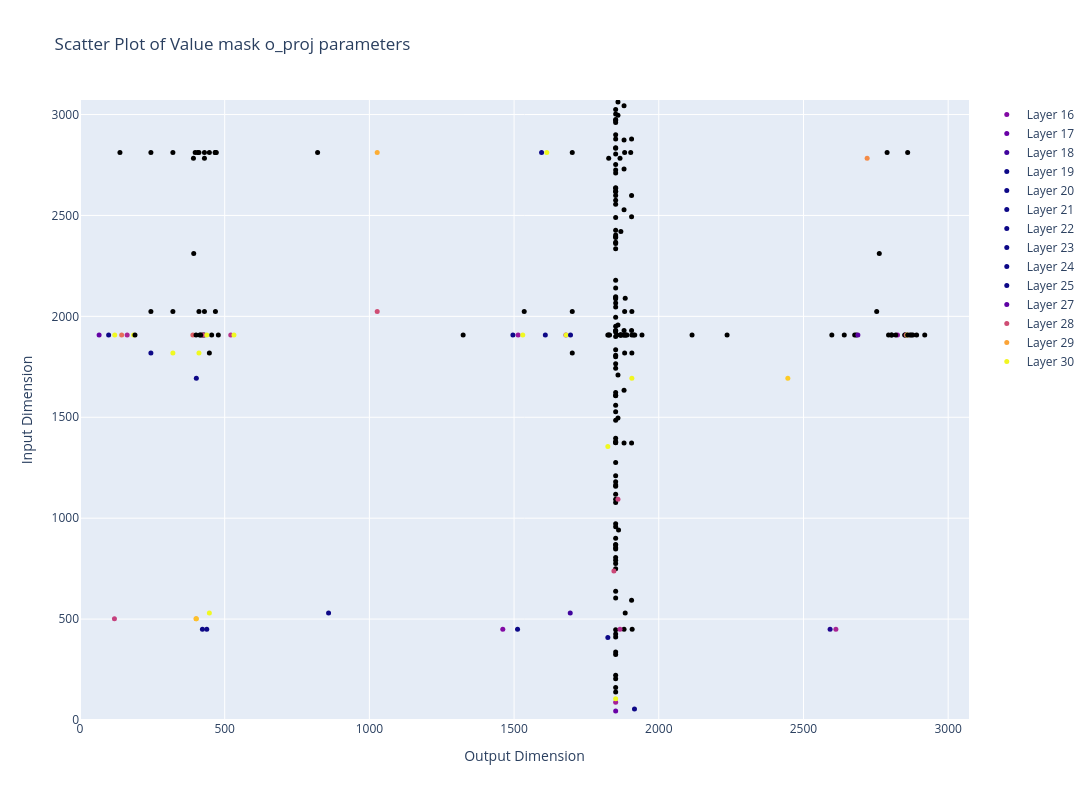

The notebook cell this image was saved under:
### Code cell
coordinates = []
for layer_name, weights in layer_weights.items():
    if "mask_o_proj" in layer_name:
        mask = get_mask(weights, config.specs.tau, False, binary=True)
        coordinates.append(mask.nonzero().cpu())
        
fig = go.Figure()
l = config.specs.target_layers[0]
# Loop over each set of coordinates
for i in range(len(coordinates)):
    fig.add_trace(go.Scatter(
        x=coordinates[i][:,1],  # Second column for x
        y=coordinates[i][:,0],  # First column for y
        mode='markers',
        marker=dict(
            size=5,
            color=colormap(i)  # Custom color for each trace
        ),
        name=f'Layer {l+i}'
    ))

# Update layout for better visual clarity
fig.update_layout(
    title="Scatter Plot of Value mask o_proj parameters",

    height=800,
    width=1200,
    xaxis=dict(title="Output Dimension", range=[0, 3072]),  # X-axis range fixed to [0, 800]
    yaxis=dict(title="Input Dimension", range=[0, 3072]),
    showlegend=True
)

# Display the plot

### Figure 1 — Plotly figure (JSON) as saved in the notebook; plotly's stock layout.template omitted (floating-point values rounded to 4 significant figures)
{"data": [{"marker": {"color": [0.267, 0.004874, 0.3294, 1], "size": 5}, "mode": "markers", "name": "Layer 16", "type": "scatter", "x": [1461, 1496, 1514, 1530, 2762], "y": [450, 1908, 1908, 1908, 2311]}, {"marker": {"color": [0.2829, 0.1054, 0.4269, 1], "size": 5}, "mode": "markers", "name": "Layer 17", "type": "scatter", "x": [1851, 1916, 1851, 1851, 1851, 1851, 1851, 1851, 1851, 1851, 1851, 1851, 1851, 1880, 1908, 1884, 1906, 1851, 1851, 1851, 1851, 1851, 1851, 1851, 1851, 1851, 1851, 1851, 1861, 1851, 1851, 1851, 1851, 1851, 1851, 1851, 1851, 1851, 1851, 1880, 1906, 1851, 1851, 1851, 1851, 1851, 1851, 1851, 1851, 1851, 1851, 1880, 1851, 1851, 1851, 1851, 1851, 1851, 1830, 1868, 1870, 1880, 1886, 1913, 1851, 1851, 1851, 1880, 1906, 1851, 1851, 1851, 1851, 1851, 1884, 1851, 1851, 1851, 1851, 1851, 1851, 1851, 1851, 1851, 1851, 1869, 1851, 1851, 1906, 1880, 1851, 1851, 1851, 1906, 1851, 1851, 1851, 1851, 1851, 1851, 1880, 1851, 1851, 1851, 1851, 1880, 1851, 1906, 1851, 1851, 1851, 1851, 1851, 1851, 1880], "y": [45, 55, 88, 105, 139, 161, 204, 222, 325, 337, 411, 426, 447, 450, 450, 530, 593, 604, 638, 750, 776, 792, 805, 847, 853, 867, 869, 900, 941, 957, 973, 1078, 1094, 1118, 1158, 1165, 1180, 1210, 1276, 1372, 1372, 1374, 1375, 1380, 1396, 1485, 1527, 1559, 1607, 1609, 1623, 1634, 1743, 1765, 1800, 1807, 1835, 1900, 1908, 1908, 1908, 1908, 1908, 1908, 1922, 1929, 1930, 1930, 1930, 1951, 1995, 2046, 2066, 2087, 2090, 2094, 2097, 2140, 2179, 2335, 2361, 2367, 2391, 2395, 2403, 2420, 2427, 2490, 2494, 2528, 2555, 2575, 2599, 2599, 2618, 2620, 2635, 2637, 2710, 2725, 2730, 2753, 2805, 2833, 2836, 2874, 2879, 2879, 2900, 2960, 2970, 2976, 3003, 3025, 3043]}, {"marker": {"color": [0.2752, 0.1949, 0.496, 1], "size": 5}, "mode": "markers", "name": "Layer 18", "type": "scatter", "x": [1694, 1608, 1679, 1680, 1942, 2891], "y": [530, 1908, 1908, 1908, 1908, 1908]}, {"marker": {"color": [0.2486, 0.2788, 0.5346, 1], "size": 5}, "mode": "markers", "name": "Layer 19", "type": "scatter", "x": [423, 2592, 2612, 447, 423, 429, 455, 2115, 2598, 2641, 2677, 2683, 2794, 2804, 2805, 2850, 2851, 2878, 1535, 393], "y": [450, 450, 450, 530, 1908, 1908, 1908, 1908, 1908, 1908, 1908, 1908, 1908, 1908, 1908, 1908, 1908, 1908, 2024, 2311]}, {"marker": {"color": [0.2124, 0.3597, 0.5517, 1], "size": 5}, "mode": "markers", "name": "Layer 20", "type": "scatter", "x": [859, 66, 521, 532, 1324, 2753], "y": [530, 1908, 1908, 1908, 1908, 2024]}, {"marker": {"color": [0.1806, 0.43, 0.5573, 1], "size": 5}, "mode": "markers", "name": "Layer 21", "type": "scatter", "x": [1695, 2825, 2855, 2858, 2860, 2868, 2873, 2860], "y": [1908, 1908, 1908, 1908, 1908, 1908, 1908, 2812]}, {"marker": {"color": [0.1534, 0.497, 0.5577, 1], "size": 5}, "mode": "markers", "name": "Layer 22", "type": "scatter", "x": [1512, 1866, 119, 120, 1824, 1827, 1855, 1867, 1868, 1885, 1890, 1917, 1827, 1866], "y": [450, 450, 502, 1908, 1908, 1908, 1908, 1908, 1908, 1908, 1908, 1908, 2783, 2783]}, {"marker": {"color": [0.1276, 0.5669, 0.5506, 1], "size": 5}, "mode": "markers", "name": "Layer 23", "type": "scatter", "x": [1824, 1845, 1859, 1824, 1859, 1859, 1878, 2919, 1859, 1859, 1859], "y": [409, 738, 1094, 1355, 1496, 1709, 1908, 1908, 1957, 2997, 3062]}, {"marker": {"color": [0.1223, 0.6332, 0.5304, 1], "size": 5}, "mode": "markers", "name": "Layer 24", "type": "scatter", "x": [438, 390, 425, 438, 478, 430, 468, 392, 430, 398, 407, 430, 467, 468, 471], "y": [450, 1908, 1908, 1908, 1908, 2024, 2024, 2783, 2783, 2812, 2812, 2812, 2812, 2812, 2812]}, {"marker": {"color": [0.1757, 0.6979, 0.491, 1], "size": 5}, "mode": "markers", "name": "Layer 25", "type": "scatter", "x": [99, 144, 163, 185, 190, 2236, 138], "y": [1908, 1908, 1908, 1908, 1908, 1908, 2812]}, {"marker": {"color": [0.2889, 0.7584, 0.4284, 1], "size": 5}, "mode": "markers", "name": "Layer 26", "type": "scatter", "x": [], "y": []}, {"marker": {"color": [0.4494, 0.8138, 0.3354, 1], "size": 5}, "mode": "markers", "name": "Layer 27", "type": "scatter", "x": [2688, 2720], "y": [1908, 2783]}, {"marker": {"color": [0.6266, 0.8546, 0.2234, 1], "size": 5}, "mode": "markers", "name": "Layer 28", "type": "scatter", "x": [1027, 1027, 1595, 1613], "y": [2024, 2812, 2812, 2812]}, {"marker": {"color": [0.8146, 0.8834, 0.1103, 1], "size": 5}, "mode": "markers", "name": "Layer 29", "type": "scatter", "x": [401, 402, 402, 411, 447, 1701, 401, 414, 417, 411, 1701, 411, 447, 821, 1701], "y": [502, 502, 1693, 1819, 1819, 1819, 1908, 1908, 1908, 2024, 2024, 2812, 2812, 2812, 2812]}, {"marker": {"color": [0.9932, 0.9062, 0.1439, 1], "size": 5}, "mode": "markers", "name": "Layer 30", "type": "scatter", "x": [1907, 2446, 245, 321, 1882, 1907, 1907, 2819, 245, 321, 1882, 1907, 245, 321, 1882, 1903, 2789], "y": [1693, 1693, 1819, 1819, 1819, 1819, 1908, 1908, 2024, 2024, 2024, 2024, 2812, 2812, 2812, 2812, 2812]}], "layout": {"height": 800, "showlegend": true, "title": {"text": "Scatter Plot of Value mask o_proj parameters"}, "width": 1200, "xaxis": {"range": [0, 3072], "title": {"text": "Output Dimension"}}, "yaxis": {"range": [0, 3072], "title": {"text": "Input Dimension"}}}}
